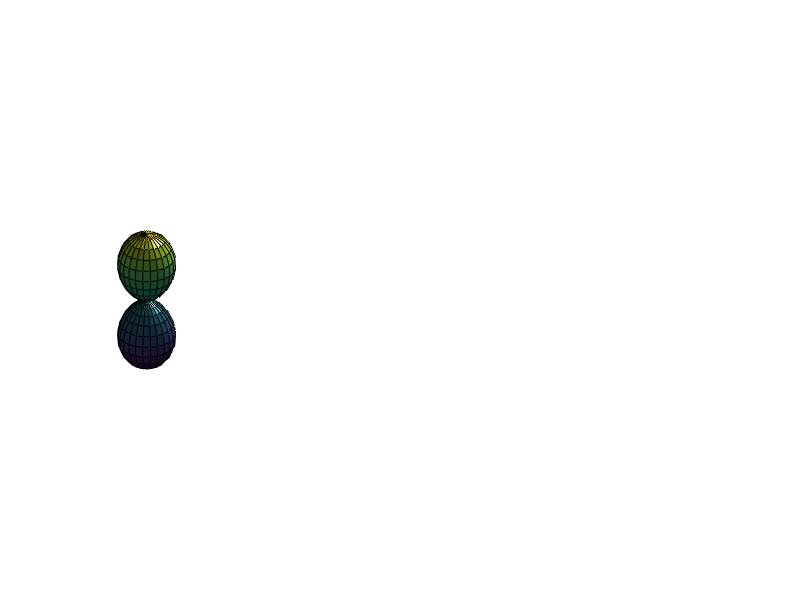

The MATLAB source for this figure: (Note: this script raises an error after producing the figure.)
% This function generates the Spherical Harmonics basis functions of degree
% L and order M.
%
% SYNTAX: [Ymn,THETA,PHI,X,Y,Z]=spharm4(L,M,RES,PLOT_FLAG);
%
% INPUTS:
%
% L         - Spherical harmonic degree, [1x1]
% M         - Spherical harmonic order,  [1x1]
% RES       - Vector of # of points to use [#Theta x #Phi points],[1x2] or [2x1] 
% PLOT_FLAG - Binary flag to generates a figure of the spherical harmonic surfaces (DEFAULT=1)
%
%
% OUTPUTS:
% 
% Ymn   - Spherical harmonics coordinates, [RES(1) x RES(2)]
% THETA - Circumferential coordinates, [RES(1) x RES(2)]
% PHI   - Latitudinal coordinates, [RES(1) x RES(2)]
% X,Y,Z - Cartesian coordinates of magnitude, squared, spherical harmonic surface points, [RES(1) x RES(2)]
%
%
% NOTE: It is very important to keep the various usages of THETA and PHI
% straight.  For this function THETA is the Azimuthal/Longitude/Circumferential 
% coordinate and is defined on the interval [0,2*pi], whereas PHI is the 
% Altitude/Latitude/Elevation and is defined on the interval [0,pi].  Also note that 
% the conversion to cartesian coordinates requires that PHI be offset by pi/2 so 
% that the conversion is on the interval [-pi/2,pi/2].
%
% DBE 2005/09/30

function [Ymn,THETA,PHI,Xm,Ym,Zm]=spharm_array(L,M,RES,PLOT_FLAG);

% Define constants (REQUIRED THAT L(DEGREE)>=M(ORDER))
if nargin==0
  L=1;   % DEGREE
  M=0;   % ORDER
  RES=[55 55];
end

if nargin<3
  RES=[25 25];  
  PLOT_FLAG=1;
end

if nargin<4
  PLOT_FLAG=1;
end

if L<M, error('The ORDER (M) must be less than or eqaul to the DEGREE(L).'); end

THETA=linspace(0,2*pi,RES(1));  % Azimuthal/Longitude/Circumferential
PHI  =linspace(0,  pi,RES(2));  % Altitude /Latitude /Elevation
[THETA,PHI]=meshgrid(THETA,PHI);

Lmn=legendre(L,cos(PHI));

if L~=0
  Lmn=squeeze(Lmn(M+1,:,:));
end

a1=((2*L+1)/(4*pi));
a2=factorial(L-M)/factorial(L+M);
C=sqrt(a1*a2);

Ymn=C*Lmn%.*exp(i*M*THETA);

[Xm,Ym,Zm]=sph2cart(THETA,PHI-pi/2,abs(Ymn).^2);
[Xr,Yr,Zr]=sph2cart(THETA,PHI-pi/2,real(Ymn).^2);
[Xi,Yi,Zi]=sph2cart(THETA,PHI-pi/2,imag(Ymn).^2);
% [Xp,Yp,Zp]=sph2cart(THETA,PHI-pi/2,angle(Ymn).^2);

if PLOT_FLAG
f=figure; axis off; hold on;
  axes('position',[0.0500 0 0.2666 1]); 
    surf(Xm,Ym,Zm); 
    axis equal off; %rot3d;
    light; lighting phong; camzoom(1.3);
  axes('position',[0.3666 0 0.2666 1]); 
    surf(Xr,Yr,Zr); 
    axis equal off; %rot3d;
    light; lighting phong; camzoom(1.3);
  axes('position',[0.6833 0 0.2666 1]); 
    surf(Xi,Yi,Zi); 
    axis equal off; %rot3d;
    light; lighting phong; camzoom(1.3);
  axes('position',[0 0.9 1 0.1]); axis off;
    t(1)=text(0.50,0.25,'Spherical Harmonics','HorizontalAlignment','Center');
  axes('position',[0 0 1 0.1]); axis off;
    t(2)=text(0.20,0.25,['|Y^',num2str(M),'_',num2str(L),'|^2'],'HorizontalAlignment','Center');
    t(3)=text(0.50,0.25,['Real(Y^',num2str(M),'_',num2str(L),')^2'],'HorizontalAlignment','Center');
    t(4)=text(0.80,0.25,['Imag(Y^',num2str(M),'_',num2str(L),')^2'],'HorizontalAlignment','Center');
  %setfig(gcf,10,5,12);
end

return